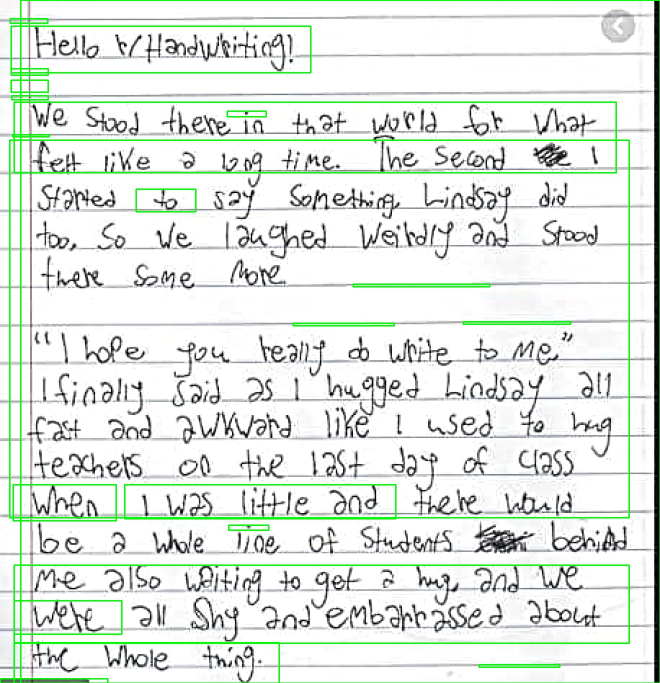
#> input picture My Project/Line Segmentation/Results/segmented image.jpg, 1320 x 1366 px, given in place of R, which was not available (shown at 1/2 size)
$ python -i line_seg.py   (imports and definitions only)
#> lines starting #> are read from the running program, lines starting #| are printed output that depends on the picture; after the words box and inside, x2 and y2 are one past the last pixel; in counts of white or black regions, pixels touching at a corner belong together; pictures that were not available may be replaced by others from this repository, and a replacement may not be noted
import cv2
import numpy as np
import os
import sys
import cv2 as cv
#import pytesseract
def show_wait_destroy(winname, img):
    cv.namedWindow(winname, cv.WINDOW_NORMAL)
    cv.resizeWindow(winname, 600, 600)
    cv.imshow(winname, img)
    cv.waitKey(0)
    cv.destroyWindow(winname)
def main(argv):
    # [load_image]
    # Check number of arguments
#> called with argv = 'Results/segmented image.jpg'
    if len(argv) < 1:
        print ('Not enough parameters')
        print ('Usage:\nmorph_lines_detection.py < path_to_image >')
        return -1
    # Load the image
    src = cv.imread(argv[0], cv.IMREAD_COLOR)
#> src is the input picture: shape (1366, 1320, 3); mean B, G, R 224.5, 231.8, 224.1
    height = src.shape[0]
#> height = 1366
    width = src.shape[1]
#> width = 1320
    src = cv.resize(src, dsize =(1320, int(1320*height/width)), interpolation = cv.INTER_AREA)
    src = cv.detailEnhance(src, sigma_s=10, sigma_r=0.15)
    # Check if image is loaded fine
    if src is None:
        print ('Error opening image: ' + argv[0])
        return -1
    # Show source image
    show_wait_destroy("src", src)
    # [load_image]
    # [gray]
    # Transform source image to gray if it is not already
#------------------------------------------------------------VERTICAL LINES----------------------------------------------------------------
    if len(src.shape) != 2:
        gray = cv.cvtColor(src, cv.COLOR_BGR2GRAY)
    else:
        gray = src
    # Show gray image
    show_wait_destroy("gray", gray)
    # [gray]
    # [bin]
    # Apply adaptiveThreshold at the bitwise_not of gray, notice the ~ symbol
    gray = cv.bitwise_not(gray)
    bw = cv.adaptiveThreshold(gray, 255, cv.ADAPTIVE_THRESH_MEAN_C, \
                                cv.THRESH_BINARY, 15, -2)
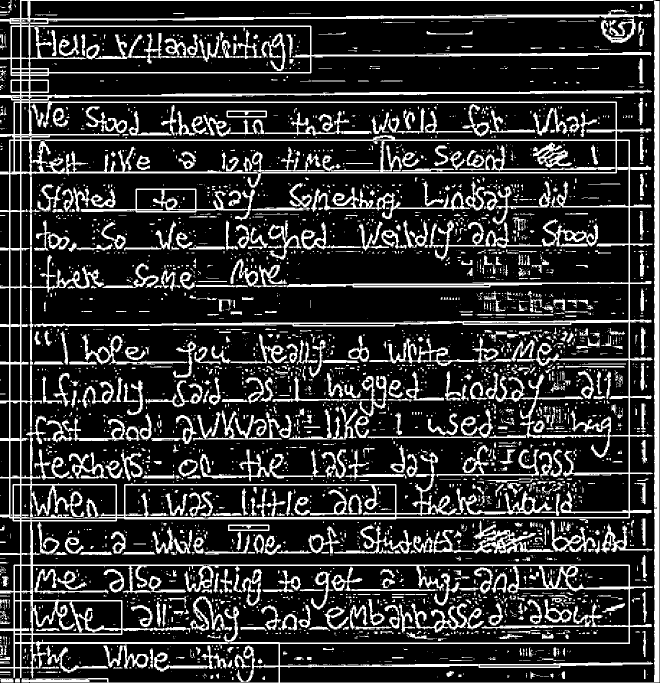
#> bw: shape (1366, 1320) (shown at 1/2 size); 20% white; 4210 white regions (3346 under 20 px), largest, box (x1, y1, x2, y2) and area: (0, 0, 1319, 1366) 142290, (867, 1041, 1107, 1107) 3810, (622, 375, 940, 438) 3559
    # Show binary image
    # [bin]
    # [init]
    # Create the images that will use to extract the horizontal and vertical lines
    vertical = np.copy(bw)

    rows = vertical.shape[0]
#> rows = 1366
    verticalsize = rows // 30
#> verticalsize = 45
    # Create structure element for extracting vertical lines through morphology operations
    verticalStructure = cv.getStructuringElement(cv.MORPH_RECT, (1, verticalsize))
#> verticalStructure = 45 values from 1 to 1
    # Apply morphology operations
    vertical = cv.erode(vertical, verticalStructure)
#> vertical: shape (1366, 1320); 1.5% white; 89 white regions (52 under 20 px), largest, box (x1, y1, x2, y2) and area: (1309, 23, 1319, 1343) 12964, (40, 0, 43, 1334) 3685, (18, 301, 21, 1015) 2140
    vertical = cv.dilate(vertical, verticalStructure)
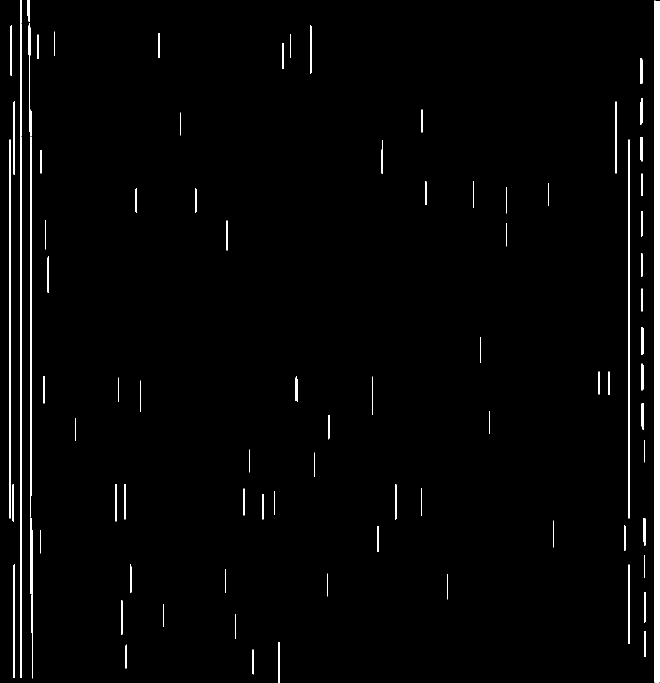
#> vertical: shape (1366, 1320) (shown at 1/2 size); 2.1% white; 88 white regions
    # Show extracted vertical lines
    show_wait_destroy("vertical", vertical)
    contours, hierarchy = cv.findContours(vertical, cv.RETR_EXTERNAL, cv.CHAIN_APPROX_NONE)
#> contours = 88 contours, 19 with area under 20; largest, box (x1, y1, x2, y2) and area: (1309, 1, 1319, 1365) 12260, (40, 0, 43, 1356) 2700, (60, 274, 64, 1035) 1590, (1257, 279, 1260, 1037) 1513, (18, 279, 21, 1037) 1513
    #mask = np.ones(src.shape[:2], dtype=src.dtype) * 255
    im2 = src.copy()
    color = [255, 255, 255]
    for cnt in contours:
        cv.fillPoly(im2, cnt, color)
#> this loop made 88 passes
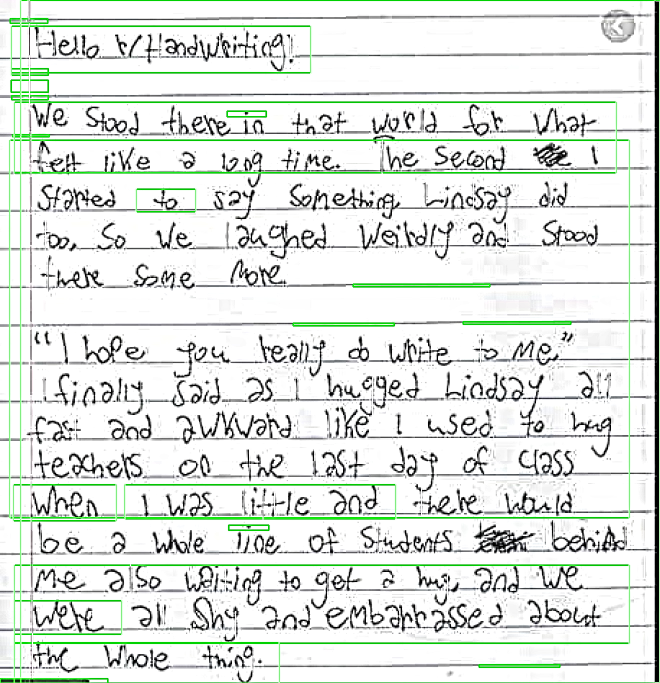
#> im2: shape (1366, 1320, 3) (shown at 1/2 size); mean B, G, R 222.2, 228.2, 222
   # [8 lines of commented-out code are left out]
    show_wait_destroy("vertical_lines_removed", im2)
    cv.imwrite("Results/vertical_lines_removed.jpg", im2)
#---------------------------------------------------HORIZONTAL LINE--------------------------------------------------------------------------
    img = cv.imread("Results/vertical_lines_removed.jpg", 1)
    # [gray]
    # [bin]
    # Apply adaptiveThreshold at the bitwise_not of gray, notice the ~ symbol
    # Show binary image
    # [bin]
    # [init]
    # Create the images that will use to extract the horizontal and vertical lines
    horizontal = np.copy(bw)
    # [init]
    # [horiz]
    # Specify size on horizontal axis
    cols = horizontal.shape[1]
#> cols = 1320
    horizontal_size = cols // 30
#> horizontal_size = 44
    # Create structure element for extracting horizontal lines through morphology operations
    horizontalStructure = cv.getStructuringElement(cv.MORPH_RECT, (horizontal_size, 1))
    # Apply morphology operations
    horizontal = cv.erode(horizontal, horizontalStructure)
#> horizontal: shape (1366, 1320); 4.2% white; 190 white regions (29 under 20 px), largest, box (x1, y1, x2, y2) and area: (0, 29, 1282, 41) 5179, (0, 181, 1283, 196) 5000, (79, 640, 1282, 652) 3986
    horizontal = cv.dilate(horizontal, horizontalStructure)
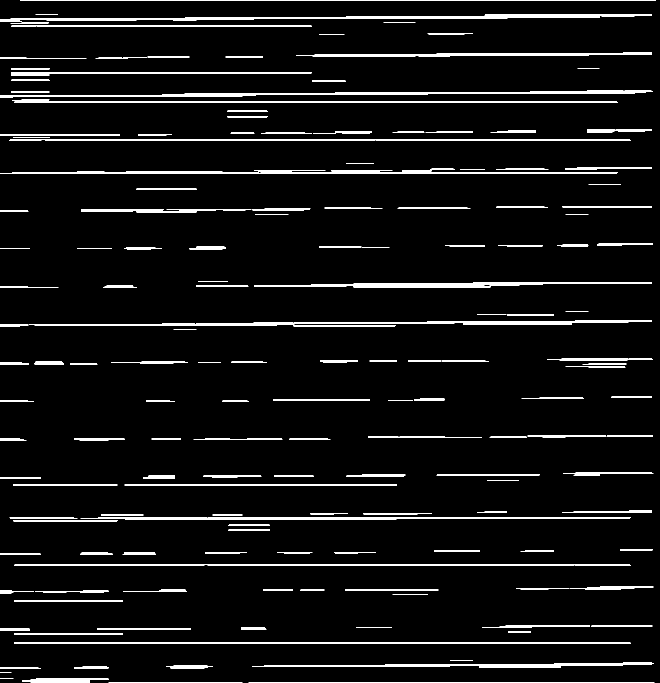
#> horizontal: shape (1366, 1320) (shown at 1/2 size); 5.7% white; 186 white regions
    # Show extracted horizontal lines
    show_wait_destroy("horizontal", horizontal)
    contours, hierarchy = cv.findContours(horizontal, cv.RETR_EXTERNAL, cv.CHAIN_APPROX_NONE)
#> contours = 186 contours, 35 with area under 20; largest, box (x1, y1, x2, y2) and area: (0, 29, 1304, 41) 4378, (0, 181, 1305, 196) 4216, (58, 640, 1304, 652) 3332, (161, 1034, 1261, 1039) 3134, (28, 1284, 1261, 1288) 2860
#    conts = imutils.grab_contours(contours)
    im2 = img.copy()
    #mask = np.ones(im2.shape[:2], dtype=im2.dtype) * 255
    #stencil = np.zeros(im2.shape).astype(im2.dtype)
    color = [255, 255, 255]
    for cnt in contours:
        cv.fillPoly(im2, cnt, color)
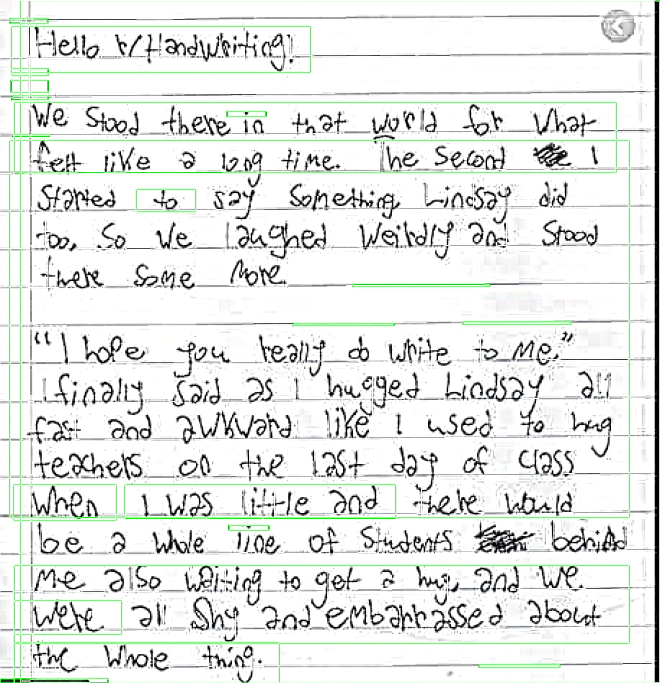
#> im2: shape (1366, 1320, 3) (shown at 1/2 size); mean B, G, R 228, 231.2, 227.9
    show_wait_destroy("Horizontal Lines Removed", im2)
    cv.imwrite("Results/full_lines_removed_image.jpg", im2)
#--------------------------------------------------------------------Line Segmentation----------------------------------------------------------
# Load the image
    print("\n........Program Initiated.......\n")
    img = cv.imread('Results/full_lines_removed_image.jpg', cv.IMREAD_COLOR)
    if len(img.shape) != 2:
        gray = cv.cvtColor(img, cv.COLOR_BGR2GRAY)
    else:
        gray = img
#--- performing Otsu threshold ---
    gray = cv.bilateralFilter(gray,9,75,75)
    ret,thresh = cv2.threshold(gray, 0, 255,cv2.THRESH_OTSU|cv2.THRESH_BINARY_INV)
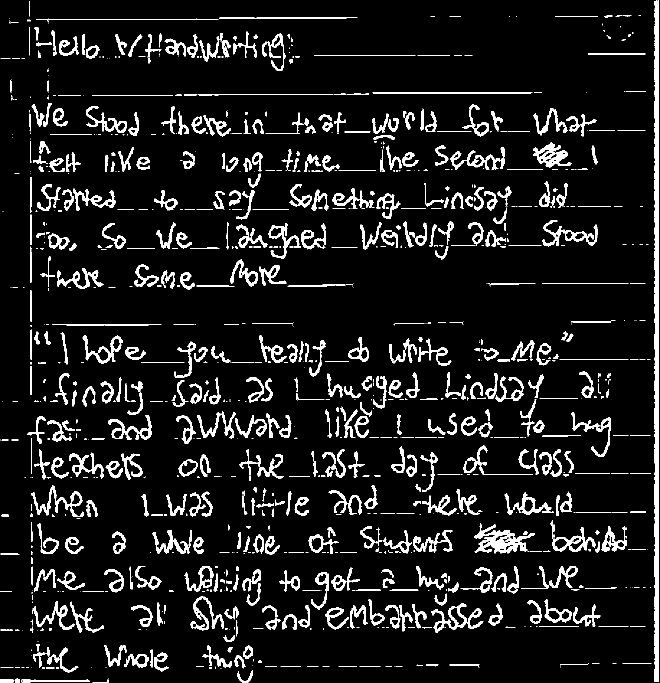
#> thresh: shape (1366, 1320) (shown at 1/2 size); 9% white; 1307 white regions (685 under 20 px), largest, box (x1, y1, x2, y2) and area: (1310, 2, 1318, 1364) 10889, (948, 1046, 1070, 1107) 2825, (862, 1207, 967, 1265) 1640
#> ret = 158
#--- choosing the right kernel
#--- kernel size of 3 rows (to join dots above letters 'i' and 'j')
#--- and 10 columns to join neighboring letters in words and neighboring words
    rect_kernel = cv2.getStructuringElement(cv2.MORPH_RECT, (25, 2))
    dilation = cv2.dilate(thresh, rect_kernel, iterations = 3)
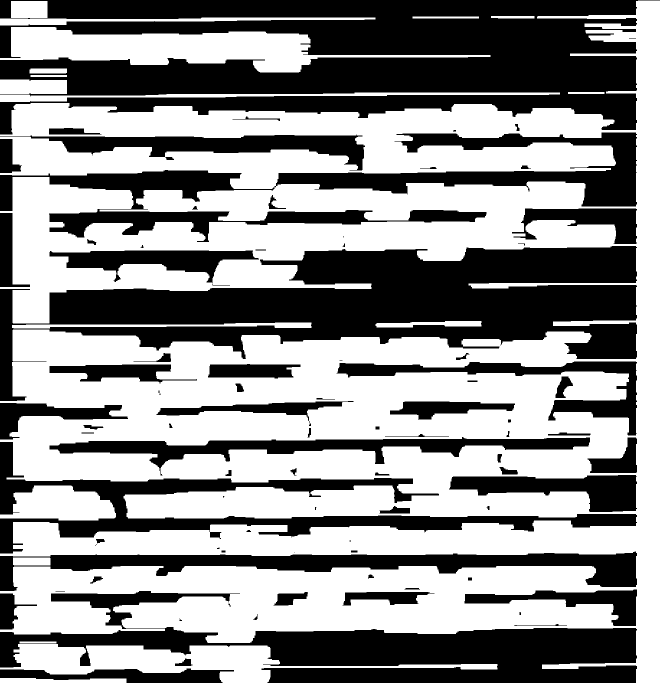
#> dilation: shape (1366, 1320) (shown at 1/2 size); 55.2% white; 89 black regions (18 under 20 px), largest, box (x1, y1, x2, y2) and area: (0, 0, 1320, 269) 218487, (0, 492, 1274, 802) 171150, (0, 1182, 1274, 1366) 95014
    show_wait_destroy("dilation", dilation)
    erode = cv2.erode(dilation, rect_kernel, iterations=2)
    show_wait_destroy("erode", erode)
    contours, hierarchy = cv2.findContours(dilation, cv2.RETR_EXTERNAL, cv2.CHAIN_APPROX_NONE)
    print(contours)
    chr_img = src.copy()
    cont_img = src.copy()

    cv2.drawContours(cont_img, contours, -1, (255,0,255), 5)
    show_wait_destroy("contour", cont_img)
    cv.imwrite("Results/contour.jpg", cont_img)

    image_number = 0
    for cnt in contours:
#        if cv2.contourArea(cnt) > 5:
         x,y,w,h = cv2.boundingRect(cnt)
         ROI = chr_img[y:(y+h), x:(x+w)]
         ROI = cv2.detailEnhance(ROI, sigma_s=10, sigma_r=0.15)
         show_wait_destroy("Regions Of Interest", ROI)
         cv2.imwrite("Results/ROI/ROI_{}.png".format(image_number), ROI)
         image_number += 1
         cv2.rectangle(chr_img,(x,y),(x+w,y+h),(0,255,0),2)

    show_wait_destroy("segmented_image", chr_img)
    cv2.imwrite("Results/segmented image.jpg", chr_img)

    return 0
# [2 lines not run here, left out]

>>> result = main('Results/segmented image.jpg')
